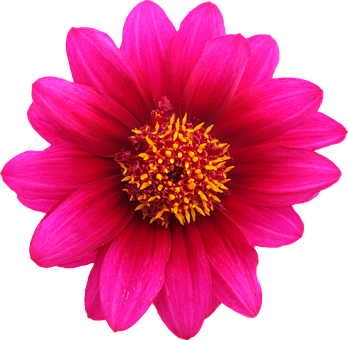
#> input picture img.png, 348 x 340 px
$ python -i ch11.py   (imports and definitions only)
#> lines starting #> are read from the running program, lines starting #| are printed output that depends on the picture
#> further down, picture is the input picture: PIL image 348x340 RGBA; mean R, G, B, A 140.3, 15.9, 63.5, 162
#%%
from PIL import Image
#%%
# [1 line not run here, left out]
# [1 line that did not run here, left out]
#%%
# [3 lines not run here, left out]
#%%
# [8 lines that did not run here, left out]
#around 1529
#%%
# [1 line that did not run here, left out]
#around 191.125
#%%
# [1 line not run here, left out]
#348, 340

#%%
#darck spot
x, y = (147, 170)
#around 150.5
#%%
#light spot
x, y = (340, 170)
#around 191.125
#%%
around = 0
# [10 lines not run here, left out]
#around 2636
#%%
around = around / 24.0
#around 109.83333333333333
#%%
def nearby(img, x, y):
    around = 0
    for c in [0, 1, 2]:
        around = around + \
            img.getpixel((x - 1, y - 1))[c] + \
            img.getpixel((x, y - 1))[c] + \
            img.getpixel((x + 1, y - 1))[c] + \
            img.getpixel((x - 1, y))[c] + \
            img.getpixel((x + 1, y))[c] + \
            img.getpixel((x - 1, y + 1))[c] + \
            img.getpixel((x, y + 1))[c] + \
            img.getpixel((x + 1, y + 1))[c]
    return around / 24.0
# [1 line not run here, left out]
#109.83333333333333
#%%
def differ(img, x, y):
    current = 0
    around = 0
    for c in [0, 1, 2]:
        current = current + img.getpixel((x, y))[c]
        around = around + \
            img.getpixel((x - 1, y - 1))[c] + \
            img.getpixel((x, y - 1))[c] + \
            img.getpixel((x + 1, y - 1))[c] + \
            img.getpixel((x - 1, y))[c] + \
            img.getpixel((x + 1, y))[c] + \
            img.getpixel((x - 1, y + 1))[c] + \
            img.getpixel((x, y + 1))[c] + \
            img.getpixel((x + 1, y + 1))[c]
    return (around / 24.0) - (current / 3.0)
# [1 line not run here, left out]
#109.83333333333333
#%%
def blur(img):
    blurred = Image.new('RGB', img.size, 'white')
#> blurred: PIL image 348x340 RGB; every value is 255
    for x in range(1, img.size[0] -1):
        for y in range(1, img.size[1] -1):
            (r, g, b, a) = img.getpixel((x, y))
            change = differ(img, x, y) / 2.0
            change = int(round(change))
            blurred.putpixel((x, y), (r + change, g + change, b + change))
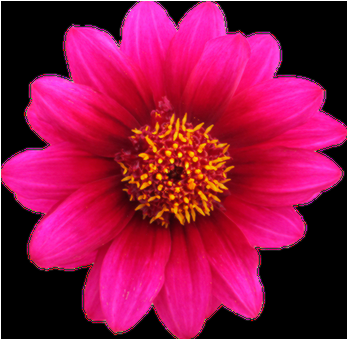
#> blurred: PIL image 348x340 RGB; mean R, G, B 143, 19, 66.5
    return blurred
#no () between x and y for differ and needed for a
#%%
# [1 line not run here, left out]

#%%
ratio = 120.7

#%%
# [10 lines not run here, left out]

# %%
from PIL import Image
import PIL.ImageOps
#%%
# [1 line not run here, left out]
# [1 line that did not run here, left out]
# [1 line not run here, left out]

#%%
def invert(img):
    for x in range(225):
        for y in range(225):
            (r, g, b, a) = pngimage.getpixel((x, y))
            pngimage.putpixel((x, y), (r, g, b, a))

>>> from PIL import Image
>>> picture = Image.open('../img.png')
>>> result = blur(picture)
